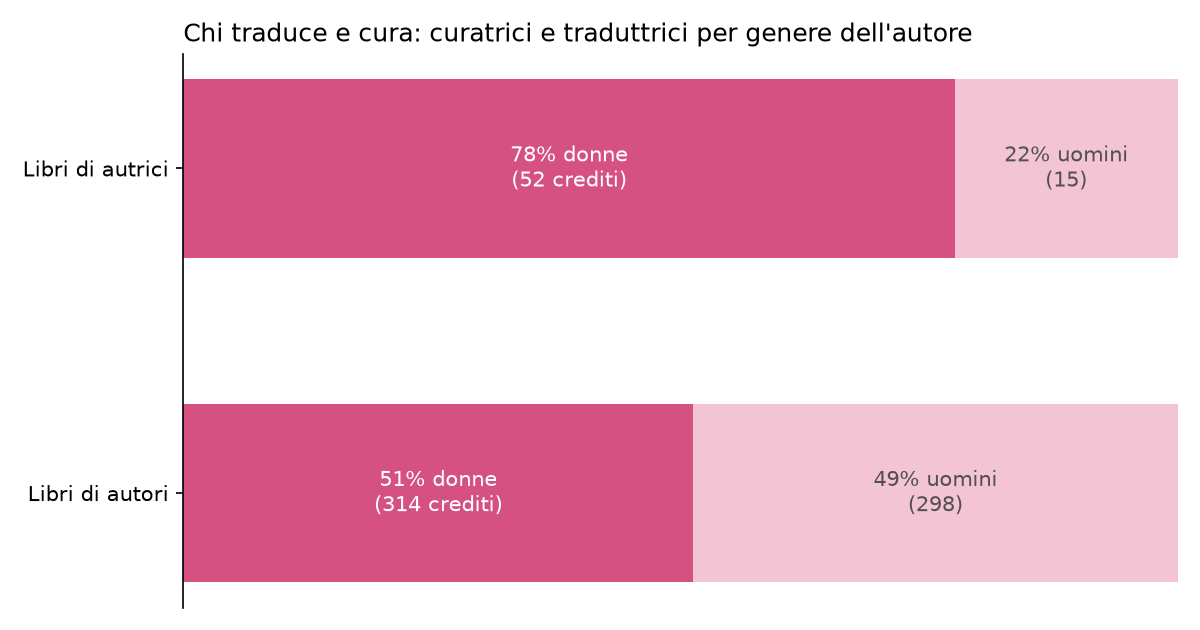

The Python source for this figure:
import json
from pathlib import Path

import matplotlib.pyplot as plt

from analisi_donne import genere_dal_nome, persone

ROSA, ROSA_SC = "#d55181", "#f2c4d4"
libri = json.loads(Path("dataset_completo.json").read_text(encoding="utf-8"))
c = {"F": [0, 0], "M": [0, 0]}
for l in libri:
    ga = l.get("genere_autore")
    if ga not in c:
        continue
    for nome in persone(l.get("curatore")):
        g = genere_dal_nome(nome)
        if g:
            c[ga][0 if g == "F" else 1] += 1

fig, ax = plt.subplots(figsize=(8, 4.2))
for i, ga in enumerate(["F", "M"]):
    d, u = c[ga]
    p = d / (d + u) * 100
    ax.barh(i, 100, color=ROSA_SC, height=0.55)
    ax.barh(i, p, color=ROSA, height=0.55)
    ax.text(p / 2, i, f"{p:.0f}% donne\n({d} crediti)", ha="center", va="center", color="white", fontsize=10)
    ax.text(p + (100 - p) / 2, i, f"{100 - p:.0f}% uomini\n({u})", ha="center", va="center", color="#52514e", fontsize=10)
ax.set_yticks([0, 1]); ax.set_yticklabels(["Libri di autrici", "Libri di autori"]); ax.invert_yaxis()
ax.set_xlim(0, 100); ax.set_xticks([])
ax.set_title("Chi traduce e cura: curatrici e traduttrici per genere dell'autore", loc="left", fontsize=12)
for lato in ("top", "right", "bottom"):
    ax.spines[lato].set_visible(False)
fig.tight_layout()
fig.savefig("chi_traduce_chi.png", dpi=150, facecolor="white")
for ga in "FM":
    d, u = c[ga]
    print(f"Autore {ga}: {d} donne su {d + u} crediti ({d / (d + u) * 100:.0f}%)")
